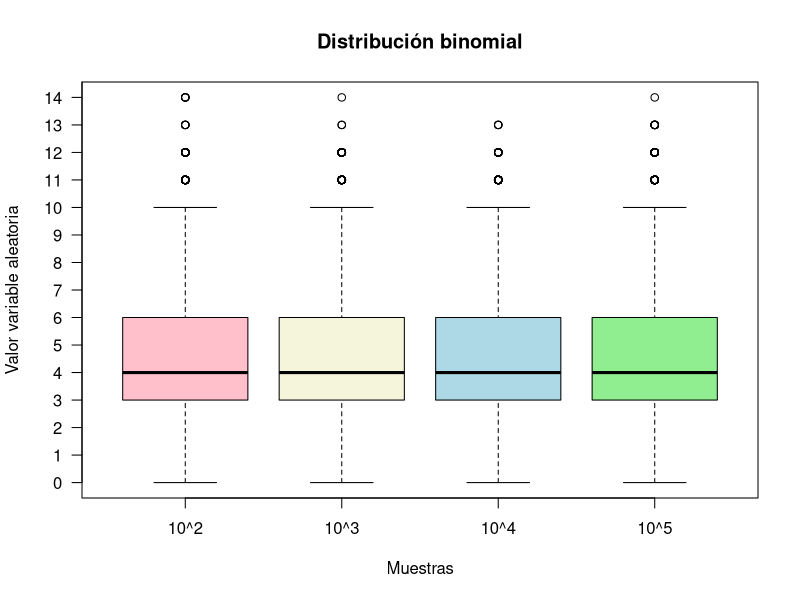
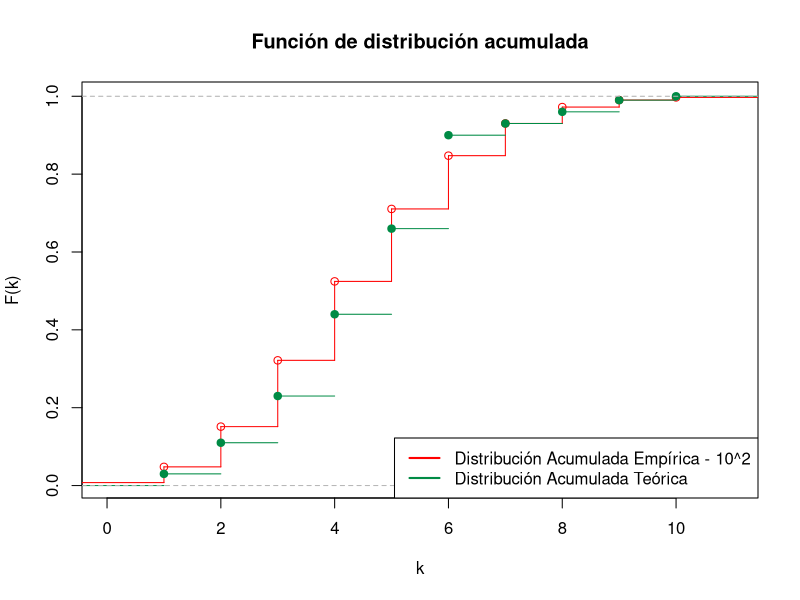
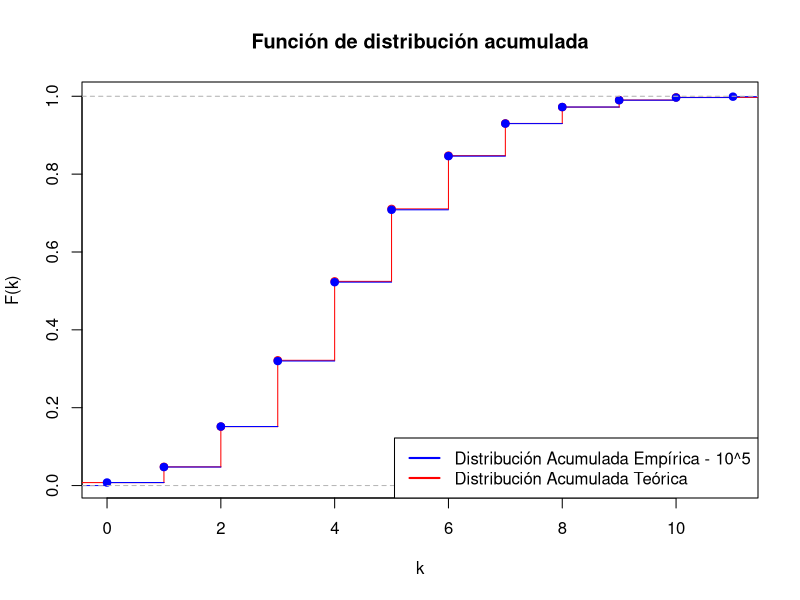
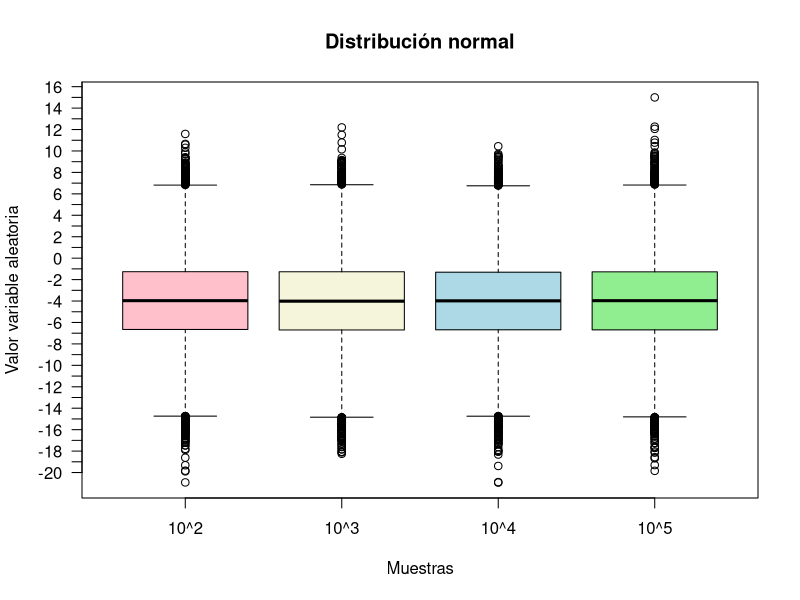
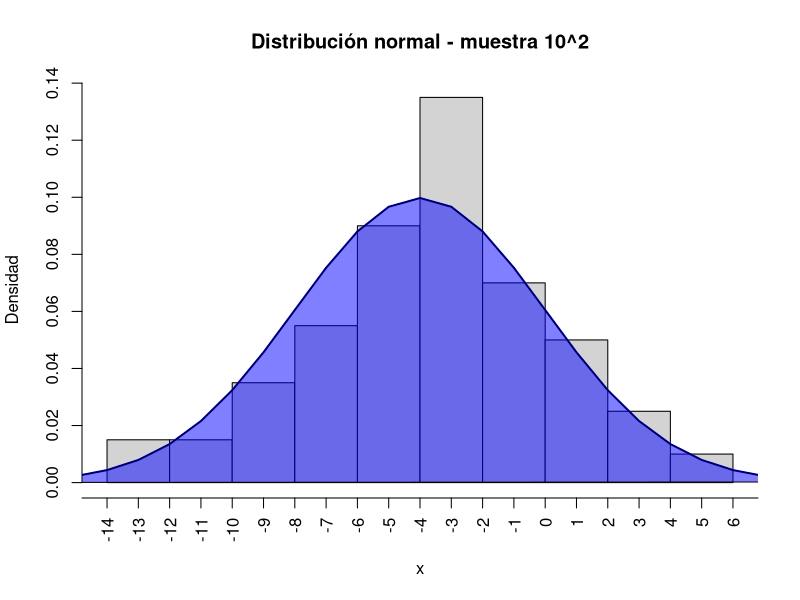
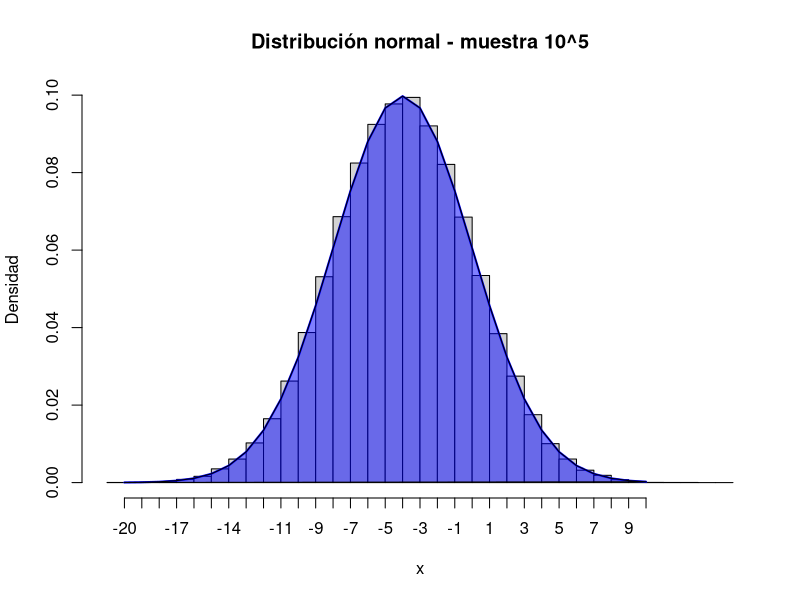

The R source for these figures, in order:
# EJ 1
# distribución binoamial binomial (30 ,  0.15)
# n = 10 ^ (2 al 5)
# rbinom(
#       n,     Número de observaciones aleatorias a ser generadas
#       size,  Número de ensayos (> = 0)
#       prob)  La probabilidad de éxito en cada ensayo
a = rbinom(10^2,30, 0.15)
b = rbinom(10^3,30, 0.15)
c = rbinom(10^4,30, 0.15)
d = rbinom(10^5,30, 0.15)

randomValues <- c(a,b,c,d)

data <- data.frame(values =randomValues,
                   group = c("10^2","10^3","10^4","10^5"))

boxplot(values ~ group,
        data, 
        col = c("pink",
                "beige", 
                "lightblue", 
                "lightgreen"),
        main = "Distribución binomial",
        xlab = "Muestras",
        ylab = "Valor variable aleatoria",
        yaxt='n')
axis(2, at=seq(0, 30, 1),las=2)


# Esperanza Empírica
espA = mean(a)
espB = mean(b)
espC = mean(c)
espD = mean(d)

# Esperanza Teorica
espT = 30*0.15

# Varianza Empirica
varA = var(a)
varB = var(b)
varC = var(c)
varD = var(d)

# Varianza Teorica
varT = 30*0.15*0.85

# Función de distribución acumulada empirica
distA = ecdf(a)
distD = ecdf(d)

# Función de distribución teórica y empirica
plot(stepfun(c(1:10),pbinom(c(0,1:10),30,0.15)), 
     main = "Función de distribución acumulada", 
     xlab = "k",
     ylab = "F(k)",
     col="red")
lines(distA, col="springgreen4")
legend("bottomright", 
       legend = c("Distribución Acumulada Empírica - 10^2",
                  "Distribución Acumulada Teórica"),
       lty = 1, col = c("red","springgreen4"), lwd = 2, box.lty =1)

plot(stepfun(c(1:10),pbinom(c(0,1:10),30,0.15)), 
     main = "Función de distribución acumulada", 
     xlab = "k",
     ylab = "F(k)",
     col="red")
lines(distD, col="blue")
legend("bottomright", 
       legend = c("Distribución Acumulada Empírica - 10^5",
                  "Distribución Acumulada Teórica"),
       lty = 1, col = c("blue","red"), lwd = 2, box.lty =1)



# EJ 2
# Distribución Normal(-4,16)
# n = 10 ^ (2 al 5)

a = rnorm(10^2,-4, sqrt(16))
b = rnorm(10^3,-4, sqrt(16))
c = rnorm(10^4,-4, sqrt(16))
d = rnorm(10^5,-4, sqrt(16))

randomValues <- c(a,b,c,d)
data <- data.frame(values =randomValues,
                   group = c("10^2","10^3","10^4","10^5"))
# Explicar diferencia de los boxplots por funcionamiento de cajas
boxplot(values ~ group,
        data, 
        col = c("pink",
                "beige", 
                "lightblue", 
                "lightgreen"),
        main = "Distribución normal",
        xlab = "Muestras",
        ylab = "Valor variable aleatoria", 
        yaxt='n')
axis(2, at=seq(-20, 20, 1),las=2)

# Esperanza Teórica
espT = -4

# Varianza Teórica
varT = 16

# Esperanza Empírica
espA = mean(a)
espB = mean(b)
espC = mean(c)
espD = mean(d)

# Varianza Empirica
varA = var(a)
varB = var(b)
varC = var(c)
varD = var(d)

# Histogramas
x <- seq(-20, 10, 1)
hist(a, 
     main="Distribución normal - muestra 10^2",
     breaks = 10, 
     xaxt="n",
     ylab="Densidad",
     xlab="x",
     freq=FALSE)

lines(x, 
      dnorm(x, mean = -4, sd = 4), 
      col = "blue",
      lty = 1, 
      lwd = 2,
      xaxt="n")

polygon(x, 
        dnorm(x, mean = -4, sd = 4), 
        col = rgb(0, 0, 1, 
                  alpha = 0.5))
axis(1, 
     at=seq(-20, 10, 1),
     las=2)


hist(d, 
     main="Distribución normal - muestra 10^5",
     ylab="Densidad",
     xlab="x",
     breaks = 50,
     xaxt="n", 
     freq=FALSE)

lines(x, 
      dnorm(x, mean = -4, sd = 4), 
      col = "blue", 
      lty = 1, 
      lwd = 2, 
      xaxt="n")

polygon(x, 
        dnorm(x, mean = -4, sd = 4), 
        col = rgb(0, 0, 1, alpha = 0.5))

axis(1, at=seq(-20, 10, 1),las=1)

# EJ 3
# Distribución Normal(-4,16)
# PT 1) n = 10 ^ 3
a = rnorm(10^3,-4, sqrt(16)) 
# media empírica de a
muEmp = mean(a) 
# media teórica
muTeo = -4
#Desvión estandar teórica
desvTeo = sqrt(16)
# Valor estandarizado de mediana empíricia
medEsta = sqrt(1000) * ((muEmp - muTeo)/desvTeo)

# PT 2)
